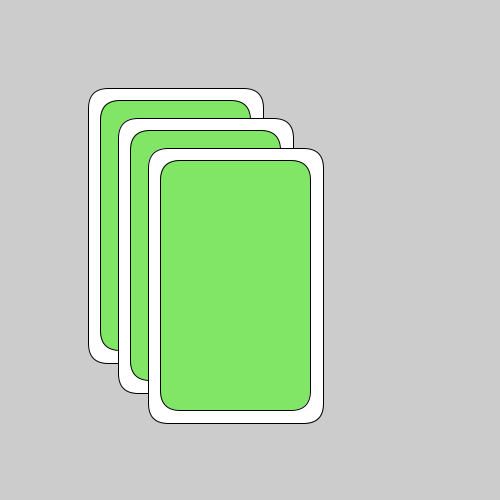
Frame 1 (no input)
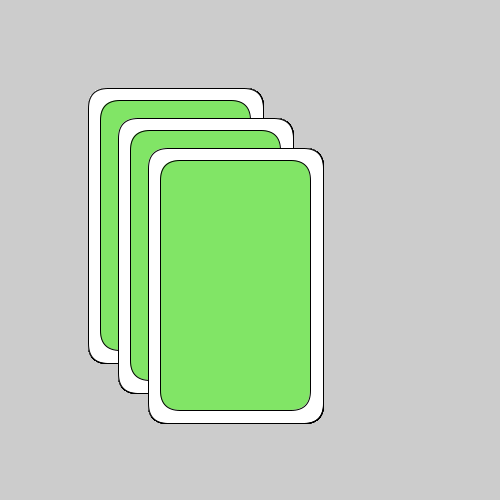
Frame 60 (the mouse pressed at the canvas centre just before this capture)
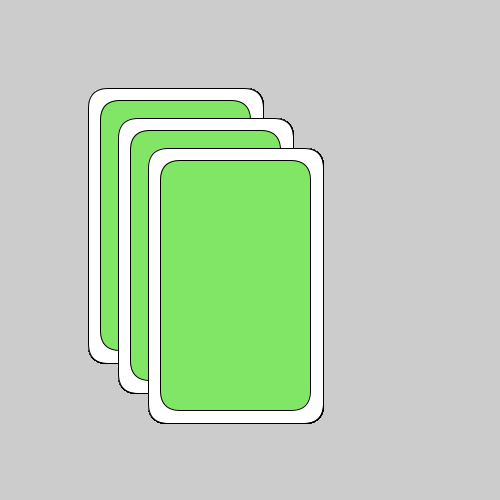
Frame 120 (the mouse held since frame 60 and released just before this capture)

The Processing sketch that drew these frames (run headless with seeded random() and noise(); from frame 60 on, the mouse is pressed at the canvas centre):

// Processing sketch: week02_2
// ── week02_2.pde
void setup(){
size(500,500);
}
int w=25;
void draw(){
drawCard(100,100);
drawCard(130,130);
drawCard(160,160);
}
void drawCard(int x,int y){
fill(255);
rect(x-w/2,y-w/2,150+w,250+w,20);
fill(#81E566);
rect(x,y,150,250,20);

}
